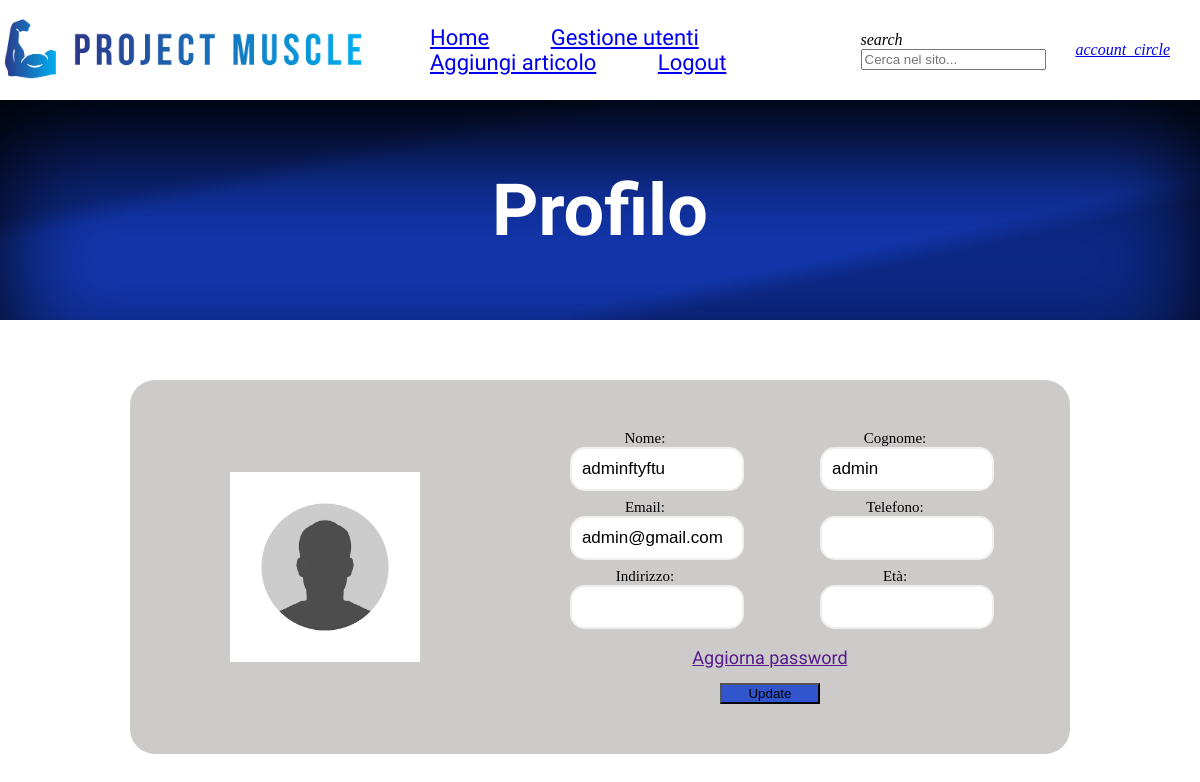
The app's page /php/user/show_profile.php (signed in), older data.
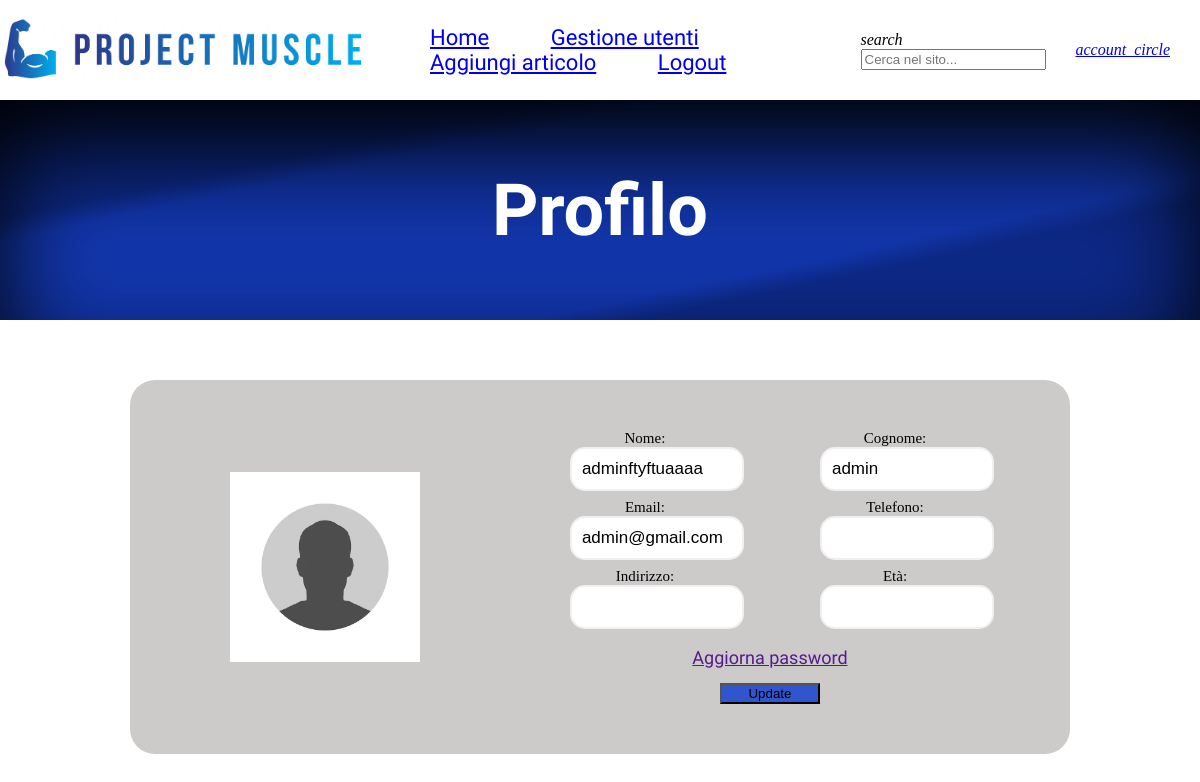
The same page, newer data.
### tables this page shows
CREATE TABLE `users` (
  `id` int(4) NOT NULL,
  `nome` varchar(30) NOT NULL,
  `cognome` varchar(30) NOT NULL,
  `email` varchar(100) NOT NULL,
  `password` varchar(150) NOT NULL,
  `registration_date` timestamp NOT NULL DEFAULT current_timestamp(),
  `admin` tinyint(1) NOT NULL,
  `rememberMeToken` varchar(150) DEFAULT NULL,
  `cookie_expiration` date DEFAULT NULL,
  `telefono` varchar(10) DEFAULT NULL,
  `indirizzo` varchar(150) DEFAULT NULL,
  `eta` varchar(3) DEFAULT NULL
);

### php/utility/query.php (called while the page is built, shortened)
<?php
require_once '../utility/utils.php';
function genericSelect($table, $select_Columns, $where, $toBind, $con)
{
    $query = "SELECT " . implode(", ", $select_Columns) . " FROM " . $table;
    $query = isset($where) ? ($query . " WHERE " . $where) : $query;
    $stmt = mysqli_prepare($con, $query);
    if (!empty($toBind)) {
        $values = array_values($toBind);
        $types = getTypes($values);
        check_mysqliFunction(mysqli_stmt_bind_param($stmt, $types, ...$values), $con, 'bind', $query);
    }
    check_mysqliFunction(mysqli_stmt_execute($stmt), $con, 'execute', $query);
    $result = mysqli_stmt_get_result($stmt);
    if ($result && mysqli_num_rows($result) > 0) {
        $rows = [];
        while ($row = mysqli_fetch_array($result)) {
            $rows[] = $row;
        }
        if (count($rows) == 1)
            return $rows[0];
        else return $rows;
    }
    return null;
}

### php/utility/utils.php (called while the page is built, shortened)
<?php
function getTypes($valori){
    $tipi = '';
    foreach ($valori as $valore) {
        if (is_int($valore)) {
            $tipi .= 'i';
        } elseif (is_float($valore)) {
            $tipi .= 'd';
        } elseif (is_bool($valore)) {
            $tipi .= 'i';
        } else {
            $tipi .= 's';
        }
    }
    return $tipi;
}
?>

### php/user/show_profile.php (the view, shortened to what this page needs)
<?php
require_once '../structure/header.php';
try {
    $valuesToSelect = ["nome", "cognome", "email", "telefono", "indirizzo", "eta"];
    $row = genericSelect("users", $valuesToSelect, "email=?", [$_SESSION["email"]], $con);
} catch (Exception $e) {
    $_SESSION["error_message"] = "Qualcosa è andato storto...Riprova pià tardi";
    header("Location: ../structure/index.php");
    error_log("Failed to search user data from the database: " . $e->getMessage() . "\n", 3, "error.log");
}
?>
<div class="container">
    <div class="profile">
        <div class="profile_image"></div>
        <div class="profile_info">
            <form action="update_profile.php" method="post" id="updateProfile" novalidate>
                <div class="columns">
                    <div class="col1">
                        <div class="input-control2">
                            <label for="firstname">Nome:</label>
                            <input type="text" id="firstname" name="firstname" value=<?php echo htmlspecialchars($row["nome"]) ?>>
                        </div>
                        <div class="input-control2">
                            <label for="email" class="label">Email:</label>
                            <input type="email" id="email" name="email" value=<?php echo htmlspecialchars($row["email"]) ?>>
                        </div>
                        <div class="input-control2">
                            <label for="address" class="label">Indirizzo:</label>
                            <input type="text" id="address" name="address" value=<?php echo isset($row["indirizzo"]) ? htmlspecialchars($row["indirizzo"]) : null ?>>
                        </div>
                    </div>
                    <div class="col2">
                        <div class="input-control2">
                            <label for="lastname" class="label">Cognome:</label>
                            <input type="text" id="lastname" name="lastname" value=<?php echo htmlspecialchars($row["cognome"]) ?>>
                        </div>
                        <div class="input-control2">
                            <label for="phone" class="label">Telefono:</label>
                            <input type="text" id="phone" name="phone" value=<?php echo isset($row["telefono"]) ? htmlspecialchars($row["telefono"]) : null ?>>
                        </div>
                        <div class="input-control2">
                            <label for="age" class="age">Età:</label>
                            <input type="text" id="age" name="age" value=<?php echo isset($row["eta"]) ? htmlspecialchars($row["eta"]) : null ?>>
                        </div>
                    </div>
                </div>
                <div id="editPass"> <a href=""> Aggiorna password </a></div>
                <button id="submit_button_profile" type="submit">Update</button>
            </form>
        </div>
    </div>
</div>

Row changes from the older to the newer data that the page shows:
changed users "admin@gmail.com": firstname "adminftyftu" → "adminftyftuaaaa"
